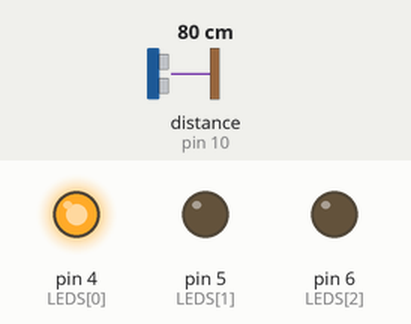
Simulated run of this sketch. Board: Arduino Uno, built with avr-gcc and run on an emulated ATmega328P. Parts: output pins drawn as LEDs (lit = HIGH). Wiring (inferred from the names in the program): ultrasonic range finder: trigger pin 9; echo pin 10. The test bench sets the inputs (shaded band); at power-on: distance to the obstacle (sensor on pin 10) 80 cm. The echo pulse lasts 58.3 µs per cm; pins used as bus, display or sensor lines are not drawn.

Above: at 1.2 s.
1.3 s: distance to the obstacle (sensor on pin 10) set to 65 cm
2.8 s: distance to the obstacle (sensor on pin 10) set to 55 cm
At 3.2 s:
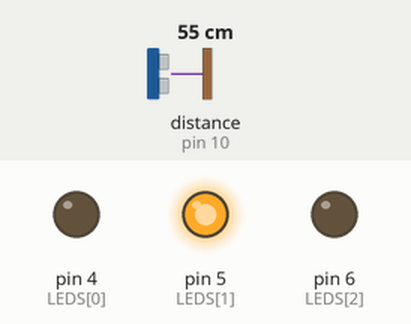
4.3 s: distance to the obstacle (sensor on pin 10) set to 29 cm
5.8 s: distance to the obstacle (sensor on pin 10) set to 24 cm
At 7.0 s:
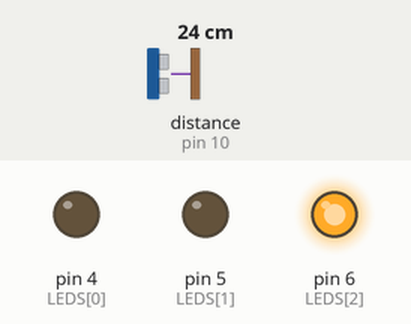
7.3 s: distance to the obstacle (sensor on pin 10) set to 35 cm
At 7.9 s:
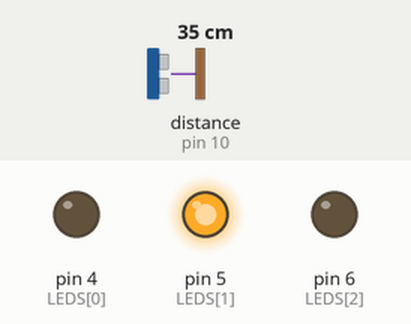
8.9 s: distance to the obstacle (sensor on pin 10) set to 2 cm
At 10.1 s:
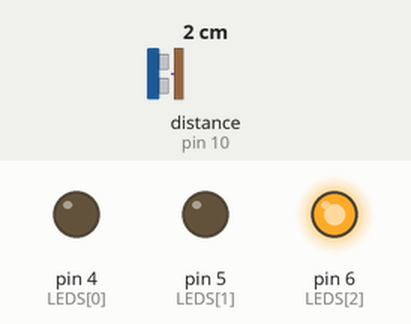
Timing chart, 0 to 11.5 s (numbered marks = the images above; inputs shaded):
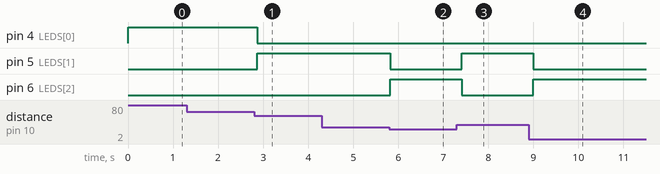

Measured:
- the behaviour switches between 61 and 60 cm on distance to the obstacle (sensor on pin 10) (found by bisection; images 0 and 1)
- the behaviour switches between 27 and 26 cm on distance to the obstacle (sensor on pin 10) (found by bisection; images 1 and 2)
- after the input at 1.3 s, every drawn part: stays the same
- after the input at 2.8 s, pin 4 (LEDS[0]): HIGH → LOW after 0.07 s; pin 5 (LEDS[1]): LOW → HIGH after 0.07 s
- after the input at 4.3 s, every drawn part: stays the same
- after the input at 5.8 s, pin 5 (LEDS[1]): HIGH → LOW at once; pin 6 (LEDS[2]): LOW → HIGH at once
- after the input at 7.3 s, pin 5 (LEDS[1]): LOW → HIGH after 0.11 s; pin 6 (LEDS[2]): HIGH → LOW after 0.11 s
- after the input at 8.9 s, pin 5 (LEDS[1]): HIGH → LOW after 0.10 s; pin 6 (LEDS[2]): LOW → HIGH after 0.10 s

The sketch:

Projeto_193_Garagem_de_tres_distancias.ino
```cpp
// Projeto 193 - Garagem de tres distancias
// Arduino Uno | Arduino Neon Lab

const byte TRIG=9,ECHO=10,LEDS[]={4,5,6};
void setup(){pinMode(TRIG,OUTPUT);pinMode(ECHO,INPUT);
 for(byte p:LEDS)pinMode(p,OUTPUT);}
void loop(){
 digitalWrite(TRIG,LOW);delayMicroseconds(2);digitalWrite(TRIG,HIGH);
 delayMicroseconds(10);digitalWrite(TRIG,LOW);
 unsigned long us=pulseIn(ECHO,HIGH,25000);
 long cm=us?us/58:999;
 byte faixa=cm>60?0:(cm>25?1:2);
 for(byte i=0;i<3;i++)digitalWrite(LEDS[i],i==faixa);
 delay(120);
}
```
